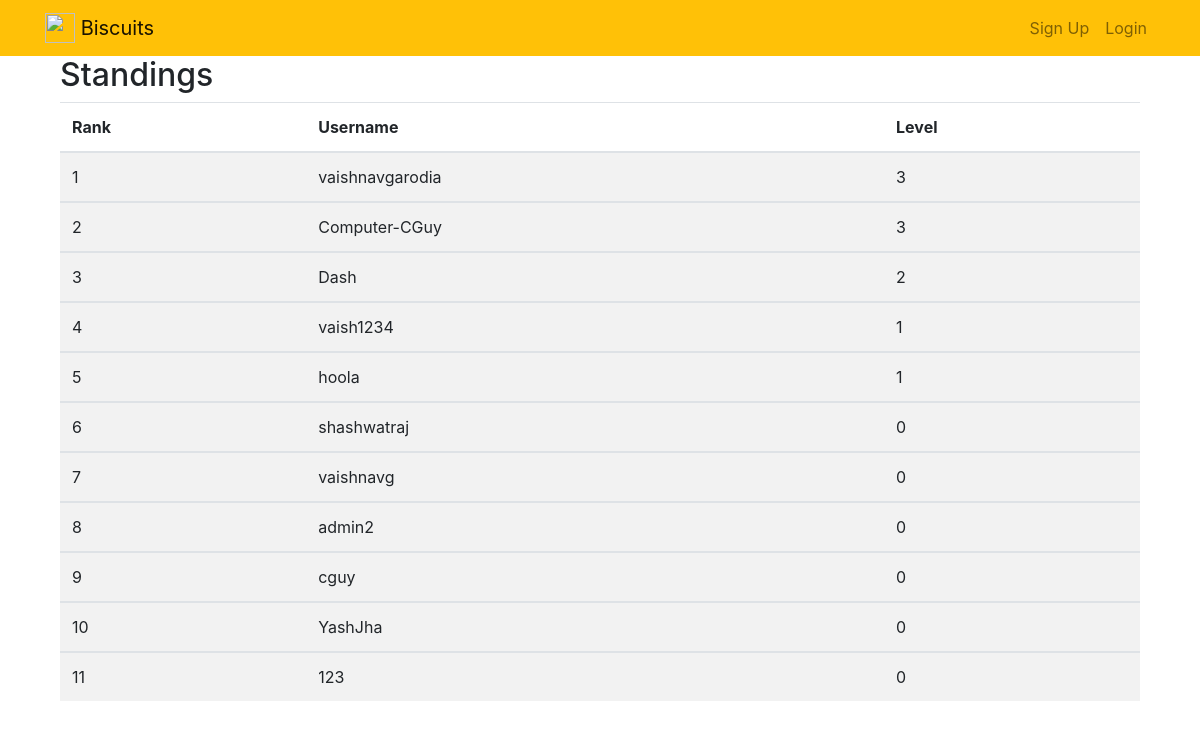
Page /leaderboard/ on the committed database.
### biscuitsrk/models.py (models this page shows, shortened)
class Profile(models.Model):
    user = models.OneToOneField(User, on_delete=models.CASCADE)
    currentlevel = models.IntegerField(default=0)
    discord  = models.CharField(max_length=255, null=True)
    institute = models.CharField(max_length=255, null=True)
    currentleveltime= models.DateTimeField(default=timezone.now)
    is_banned = models.BooleanField(default = False)
    mostrecentanswer = models.TextField(null=True)
    lastanswertime = models.DateTimeField(default=timezone.now)
    checked = models.BooleanField(default=False)
    result = models.BooleanField(default=True)
    response = models.TextField(null=True, blank=True)
    answered = models.BooleanField(default=False)

### biscuitsrk/views.py (the view)
# urls.py: path('leaderboard/', views.leaderboard, name='leaderboard'),
def leaderboard(request):
	queryset = Profile.objects.order_by('-currentlevel','currentleveltime')
	context = {
		'queryset' : queryset,
	}
	return render(request, 'biscuitsrk/leaderboard.html', context)

### biscuitsrk/templates/biscuitsrk/leaderboard.html (shortened to what this page needs)
{% extends "biscuitsrk/base.html" %}
{% block content %}
<div class="col-md-12">
  <h2>Standings</h2>
  <table class="table table-striped">
    <thead>
      <tr>
        <th>Rank</th>
        <th>Username</th>
        <th>Level</th>
      </tr>
    </thead>
{% for User in queryset %}
    <tbody>
      <tr>
        <td>{{forloop.counter}}</td>
        <td data-toggle="tooltip" title="{{User.user.username}}"><span>{{User.user.username}}</span></td>
        <td>{{User.currentlevel}}</td>
      </tr>
  </tbody>
{%endfor%}
  </table>
</div>
{% endblock %}

### rows in the picture
Profile: user.username "vaishnavgarodia", currentlevel "3"
Profile: user.username "Computer-CGuy", currentlevel "3"
Profile: user.username "Dash", currentlevel "2"
Profile: user.username "vaish1234", currentlevel "1"
Profile: user.username "hoola", currentlevel "1"
Profile: user.username "shashwatraj", currentlevel "0"
Profile: user.username "vaishnavg", currentlevel "0"
Profile: user.username "admin2", currentlevel "0"
Profile: user.username "cguy", currentlevel "0"
Profile: user.username "YashJha", currentlevel "0"
Profile: user.username "123", currentlevel "0"
